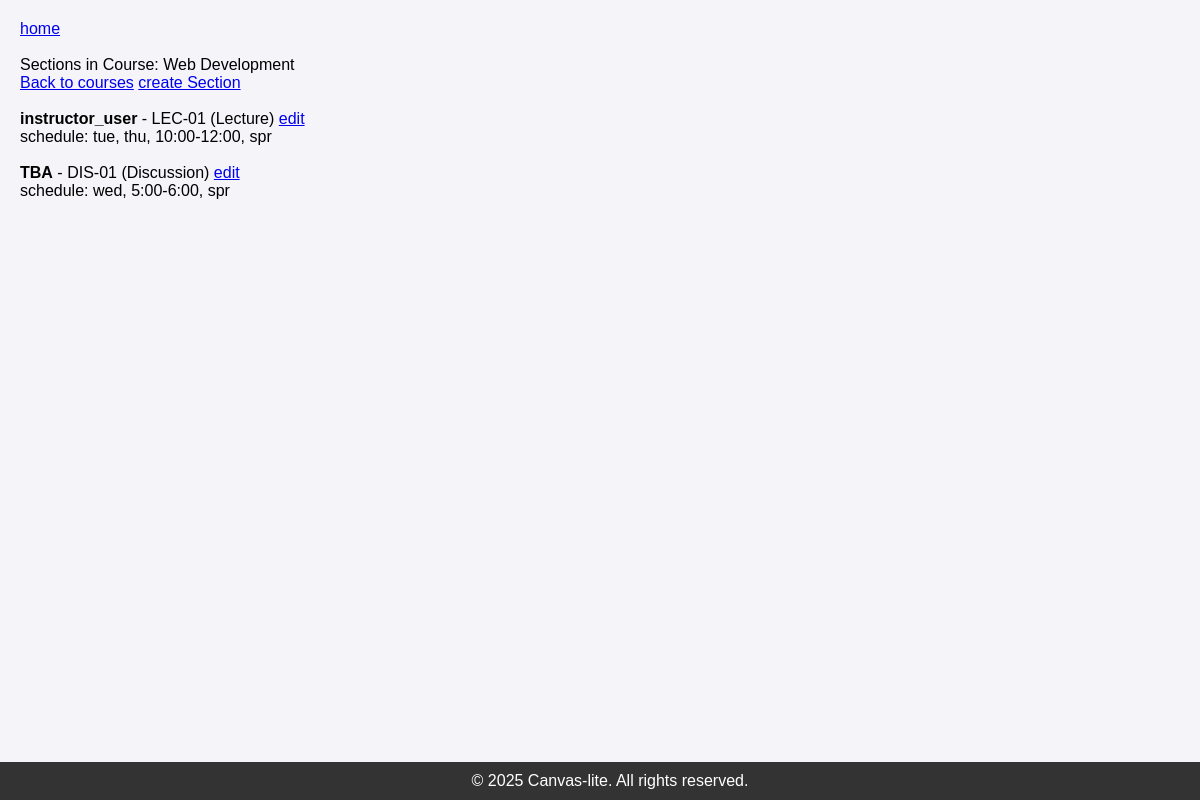
The app's page /sudo/course/6/section/ (signed in) with its own data.
### webapp/models/courses.py (models this page shows, shortened)
class Course(models.Model):
    name = models.CharField(default=None, max_length=50)
    description = models.TextField(blank=True)
    def get_sections(self):
        return self.sections.all()

### webapp/models/section.py (models this page shows, shortened)
class Section(models.Model):
    name = models.CharField(max_length=100)
    schedule = models.JSONField(default=dict)
    section_type = models.CharField(
        max_length=3,
        choices=SectionType,
        default=SectionType.LECTURE,
    )
    course = models.ForeignKey('Course', on_delete=models.CASCADE, related_name='sections')
    instructor = models.ForeignKey(
        settings.AUTH_USER_MODEL,
        on_delete=models.SET_NULL,
        null=True,
        blank=True,
        related_name='sections_taught'
    )
    main_section = models.ForeignKey(
        'self',
        null=True,
        blank=True,
        on_delete=models.CASCADE,
        related_name='sub_sections'
    )
    class Meta:
        unique_together = (
            ('course', 'name'),
            ('main_section', 'name'),
        )

### webapp/models/users.py (models this page shows, shortened)
class User(AbstractUser):
    phone_number = models.CharField(max_length=15, blank=True, verbose_name='phone_number', null=True)
    description = models.TextField(blank=True, null=True, verbose_name='description')
    group_name = models.CharField(
        max_length=1,
        choices=UserType,
        default=UserType.TA,
    )
    class Meta:
        permissions = (
            ("can_assign_l1", "Can assign to courses/sections: instructor"),
            ("can_assign_l2", "Can assign to courses/sections: admin"),
        )

### webapp/views/admin.py (the view)
# urls.py: path('sudo/<str:model_name>/<int:id>/section/', views.sections_list, name='sections_list'),
@in_groups(["Admin"])
def sections_list(request, model_name, id):
    model = None
    if model_name == "user":
        model = get_object_or_404(User, id=id)
    elif model_name == "course":
        model = get_object_or_404(Course, id=id)
    else:
        Http404("invalid model name")
    sections = model.get_sections()
    return render(request, 'admin_pages/list_sections.html', {
        'model': model,
        'sections': sections,
        "model_name": model_name,
    })

### webapp/templatetags/site_tags.py (called while the page is built)
@register.filter
def format_schedule(schedule):
    return (
        f"{', '.join(schedule.get('days', []))}, "
        f"{schedule.get('start_time', 'N/A')}-{schedule.get('end_time', 'N/A')}, "
        f"{schedule.get('semester', '')} {schedule.get('year', '')}"
    )

### webapp/views/admin.py (called while the page is built)
def in_groups(group_names):
    def check(user):
        return user.groups.filter(name__in=group_names).exists()
    return user_passes_test(check)

### templates/admin_pages/list_sections.html (shortened to what this page needs)
{% extends "master.html" %}
{% load static %}
{% load site_tags %}
{% block content %}
    <a href="{% url 'admin_home' %}">home</a><br><br>
     {% if model_name == 'user' %}
        Sections Taught by {{ model_name }}
         <a href="{% url 'user_list' %}">Back to Users</a>
         <a href="{% url "claim_section_list" model.id%}"> Claim Section</a>
    {% elif model_name == 'course'%}
        Sections in Course: {{ model.name }}<br>
         <a href="{% url 'courses_list' %}">Back to courses</a>
         <a href="{% url "create_model_section" model.id%}"> create Section</a>
    {% endif %}
    <br><br>
    {% for section in sections %}
        {% if model_name == 'user' %}
            <strong>{{ section.course.name }}</strong> -
        {% elif model_name == 'course'%}
            <strong>{{ section.instructor.username|default:"TBA" }}</strong> -
        {% endif %}
        {{ section.name }} ({{ section.get_section_type_display }})
        <a href="{% url 'edit_model' 'section' section.id %}">edit</a>
        {% if section.schedule.items %}
            <div class="schedule">
                    schedule: {{ section.schedule|format_schedule }}
            </div>
        {% else %}
            No schedule data
        {% endif %}
        <br>
    {% empty %}
        No sections assigned
    {% endfor %}
{% endblock %}

### templates/static/css/base_theme.css (style rules this page uses)
body { font-family: Arial, sans-serif; margin: 0; padding: 0; background-color: #f4f4f9; }

### records on screen
Course: name "Web Development"
Section: instructor.username "instructor_user", name "LEC-01", section_type "Lecture", schedule "tue, thu, 10:00-12:00, spr"
Section: instructor.username "TBA", name "DIS-01", section_type "Discussion", schedule "wed, 5:00-6:00, spr"
